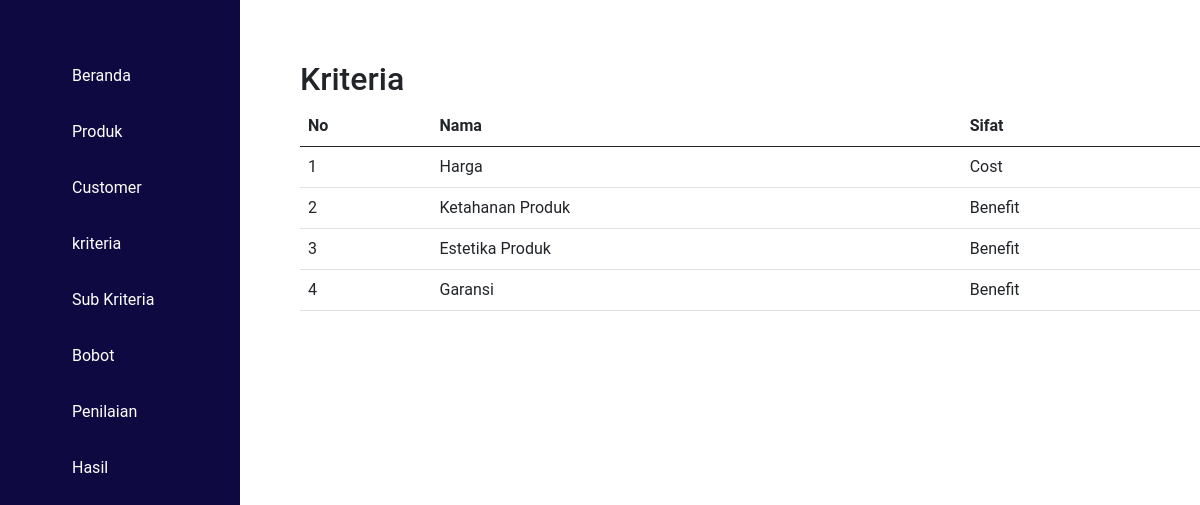
/?page=kriteria, run on the app's committed database.
### tables this page shows
CREATE TABLE `kriteria` (
  `id_kriteria` int(3) NOT NULL,
  `namaKriteria` varchar(30) NOT NULL,
  `sifat` enum('Benefit','Cost') NOT NULL
);

### page/kriteria.php (the view, shortened to what this page needs)
<div class="kriteria">
    <h2>Kriteria</h2>
    <table class="table">
        <thead>
            <tr>
                <th>No</th>
                <th>Nama</th>
                <th>Sifat</th>
            </tr>
        </thead>
        <tbody>
            <?php
                        $query="SELECT * FROM kriteria";
                        $execute=$konek->query($query);
                        if ($execute->num_rows > 0){
                            $no=1;
                            while($data=$execute->fetch_array(MYSQLI_ASSOC)){
                                echo"
                                <tr id='data'>
                                    <td>$no</td>
                                    <td>$data[namaKriteria]</td>
                                    <td>$data[sifat]</td>
                                </div></tr>";
                                $no++;
                            }
                        }else{
                            echo "<tr><td  class='text-center text-green' colspan='4'><b>Kosong</b></td></tr>";
                        }
                        ?>

### css/style.css (style rules this page uses)
* { margin: 0; padding: 0; box-sizing: border-box; font-family: 'Roboto'; }
.beranda, .produk, .customer, .kriteria, .subkriteria, .bobot, .nilai, .hasil { width: 100%; padding-left: 25%; padding-top: 5%; }

### data on the page
kriteria: namaKriteria "Harga", sifat "Cost"
kriteria: namaKriteria "Ketahanan Produk", sifat "Benefit"
kriteria: namaKriteria "Estetika Produk", sifat "Benefit"
kriteria: namaKriteria "Garansi", sifat "Benefit"
